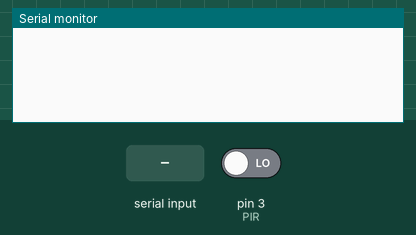
Recording of a sketch running on a simulated Arduino Uno, built with avr-gcc and run on an emulated ATmega328P. Parts: the last lines printed to the serial monitor. Inputs (shaded band) come from the test bench; at power-on: pin 3 (PIR) LOW.

Above: at 1.3 s.
1.4 s: "PUOK|" received over the second serial link
At 2.3 s:
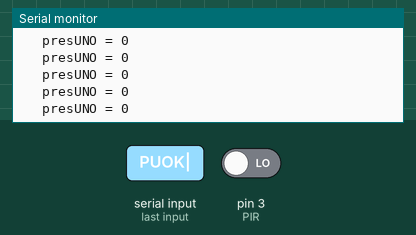
3.2 s: pin 3 (PIR) driven HIGH
At 4.0 s:
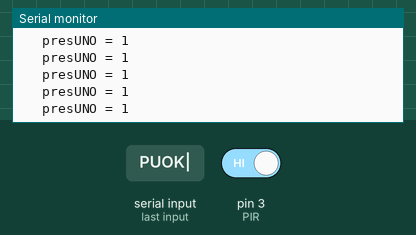

The sketch:

UNO_main_v2.1.ino
```cpp
#define debug true

#include <SoftwareSerial.h>

#define PIR 3

//-------INFRARED----------------
#define LedIR 11

volatile bool presUNO;
volatile bool presUNO_anterior; //estado anterior
         bool presUNOok = false;

String comandoRecebido;

SoftwareSerial BTserial(4, 5); // RX | TX

void setup() {
  #ifdef debug
  Serial.begin(9600); //Para fins de debug
  #endif
  BTserial.begin(9600);
  presUNO = digitalRead(PIR);
  presUNO_anterior = presUNO;
  attachInterrupt(digitalPinToInterrupt(PIR), pirISR, CHANGE);

  while(!presUNOok)
  {
    if(presUNO)  BTserial.write("PU1|"); //Presença Uno = true
    else         BTserial.write("PU0|"); //Presença Uno = false

    if( BTserial.available() )
    {
        comandoRecebido = BTserial.readStringUntil('|');
        if( comandoRecebido == "PUOK" )  presUNOok = true;
        #ifdef debug
        Serial.println(comandoRecebido);
        #endif
    }
    delay(250);
  }
}

void loop() {
  //se estado mudar, enviar isso para o MEGA
  if(presUNO != presUNO_anterior)
  {
    if(presUNO)  BTserial.write("PU1|"); //Presença Uno = true
    else         BTserial.write("PU0|"); //Presença Uno = false
    presUNO_anterior = presUNO;
  }

  #ifdef debug
  Serial.print("   presUNO = ");
  Serial.println(presUNO);
  #endif
}

void pirISR()
{
  presUNO = digitalRead(PIR);
}
```

Measured:
- after the input at 1.4 s, the serial monitor: prints a new line after 0.13 s (image 1)
- after the input at 3.2 s, the serial monitor: prints a new line after 0.06 s (image 2)
